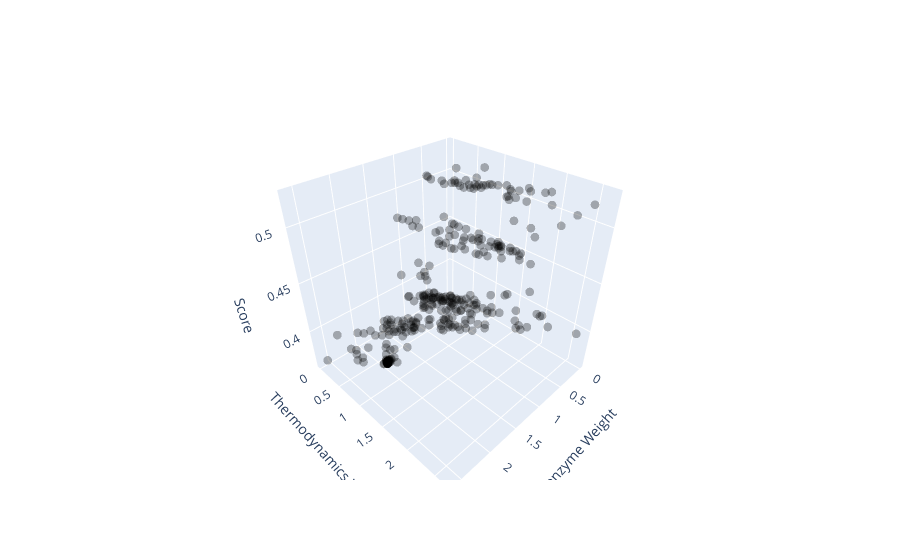

The notebook cell this image was saved under:
### Code cell
fig = go.Figure(data=[go.Scatter3d(x=[data['all_runs'][i][0] for i in data['all_runs']], 
                                   y=[data['all_runs'][i][2] for i in data['all_runs']], 
                                   z=[float(i) for i in data['all_runs']],
                                   mode='markers',
                                   marker=dict(color='black', size=3, opacity=0.3))])
fig.update_layout(scene = dict(
                    xaxis_title='Selenzyme Weight',
                    yaxis_title='Thermodynamics Weight',
                    zaxis_title='Score'))
fig.show()

### Figure 1 — Plotly figure (JSON) as saved in the notebook; plotly's stock layout.template omitted (floating-point values rounded to 4 significant figures; data arrays with more than 128 entries replaced by an {"elided": "..."} marker saying what was removed)
{"data": [{"marker": {"color": "black", "opacity": 0.3, "size": 3}, "mode": "markers", "type": "scatter3d", "x": {"elided": "338 float values"}, "y": {"elided": "338 float values"}, "z": {"elided": "338 float values"}}], "layout": {"scene": {"xaxis": {"title": {"text": "Selenzyme Weight"}}, "yaxis": {"title": {"text": "Thermodynamics Weight"}}, "zaxis": {"title": {"text": "Score"}}}}}
